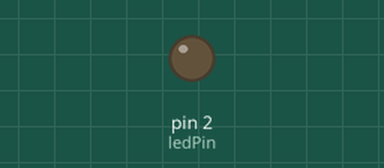
The sketch below on a simulated Arduino Uno, built with avr-gcc and run on an emulated ATmega328P. On the bench: output pins drawn as LEDs (lit = HIGH).

Above: at 0.2 s.
At 0.9 s:
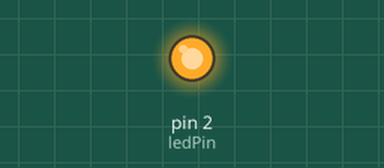
Timing chart, 0 to 2.4 s (numbered marks = the images above):
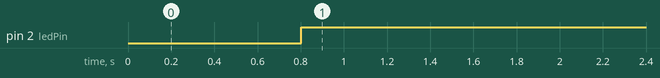

Measured:
- by itself, pin 2 (ledPin): LOW → HIGH at 0.80 s

The sketch:

ex03.ino
```cpp
// 验证SOS完整时序，三短三长三短循环正常
const int ledPin = 2;
const unsigned short tShortOn = 200;
const unsigned short tLongOn = 600;
const unsigned short tGap = 200;
const unsigned short tEndPause = 2000;

unsigned long preTime = 0;
int state = 0;
bool ledState = LOW;

void setup() {
  pinMode(ledPin, OUTPUT);
  Serial.begin(115200);
}

void loop() {
  unsigned long cur = millis();
  if (cur - preTime < tGap) return;

  switch(state) {
    // S：3次短闪
    case 0: case 1: case 2:
      ledState = HIGH;
      digitalWrite(ledPin, ledState);
      preTime = cur + tShortOn;
      state++;
      break;
    case 3:
      ledState = LOW;
      digitalWrite(ledPin, ledState);
      preTime = cur;
      state = 4;
      break;
    // O：3次长闪
    case 4: case 5: case 6:
      ledState = HIGH;
      digitalWrite(ledPin, ledState);
      preTime = cur + tLongOn;
      state++;
      break;
    case 7:
      ledState = LOW;
      digitalWrite(ledPin, ledState);
      preTime = cur;
      state = 8;
      break;
    // S：3次短闪
    case 8: case 9: case 10:
      ledState = HIGH;
      digitalWrite(ledPin, ledState);
      preTime = cur + tShortOn;
      state++;
      break;
    case 11:
      ledState = LOW;
      digitalWrite(ledPin, ledState);
      preTime = cur;
      state = 12;
      break;
    // 一轮结束长时间停顿，重置循环
    case 12:
      preTime = cur + tEndPause;
      state = 0;
      break;
  }
}
```
